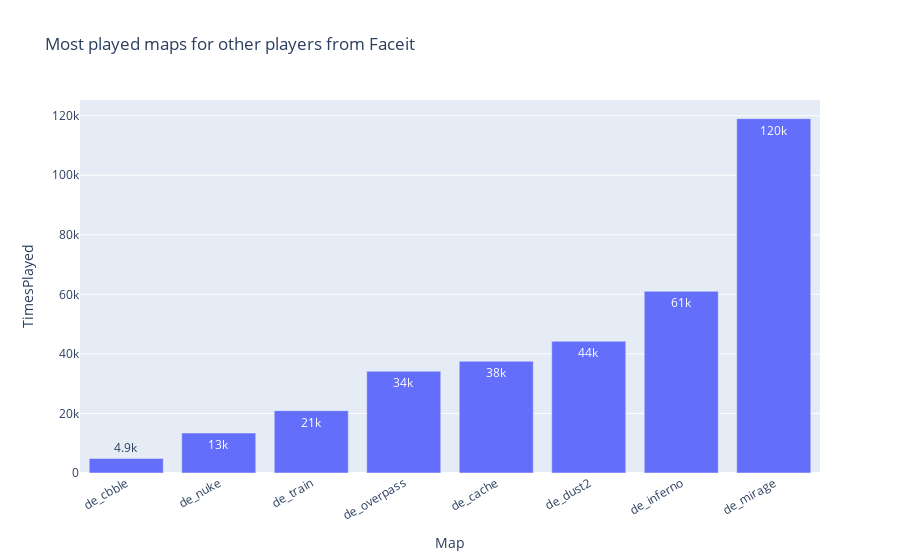

The notebook cell saved with this chart:
### Code cell
data = Maps_others.sort_values(by = "TimesPlayed")

fig = px.bar(data, y="TimesPlayed", x=data.index,
            text_auto = ".2s",
            title="Most played maps for other players from Faceit"
            )
fig.update_layout(xaxis_tickangle=-30)

fig.show()

### Figure 1 — Plotly figure (JSON) as saved in the notebook; plotly's stock layout.template omitted (floating-point values rounded to 4 significant figures)
{"data": [{"alignmentgroup": "True", "hovertemplate": "Map=%{x}<br>TimesPlayed=%{y}<extra></extra>", "legendgroup": "", "marker": {"color": "#636efa", "pattern": {"shape": ""}}, "name": "", "offsetgroup": "", "orientation": "v", "showlegend": false, "textposition": "auto", "texttemplate": "%{y:.2s}", "type": "bar", "x": ["de_cbble", "de_nuke", "de_train", "de_overpass", "de_cache", "de_dust2", "de_inferno", "de_mirage"], "xaxis": "x", "y": [4867, 13417, 20937, 34168, 37537, 44239, 61019, 119011], "yaxis": "y"}], "layout": {"barmode": "relative", "legend": {"tracegroupgap": 0}, "title": {"text": "Most played maps for other players from Faceit"}, "xaxis": {"anchor": "y", "domain": [0, 1], "tickangle": -30, "title": {"text": "Map"}}, "yaxis": {"anchor": "x", "domain": [0, 1], "title": {"text": "TimesPlayed"}}}}
